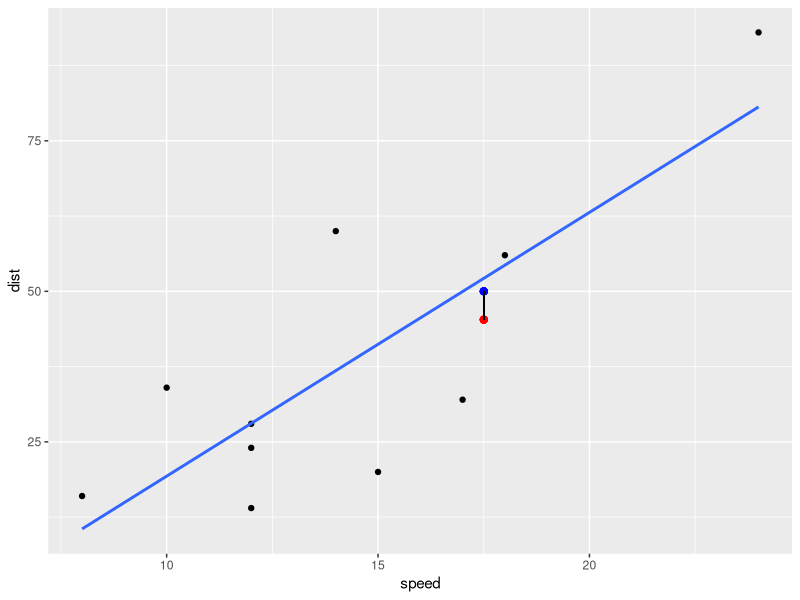
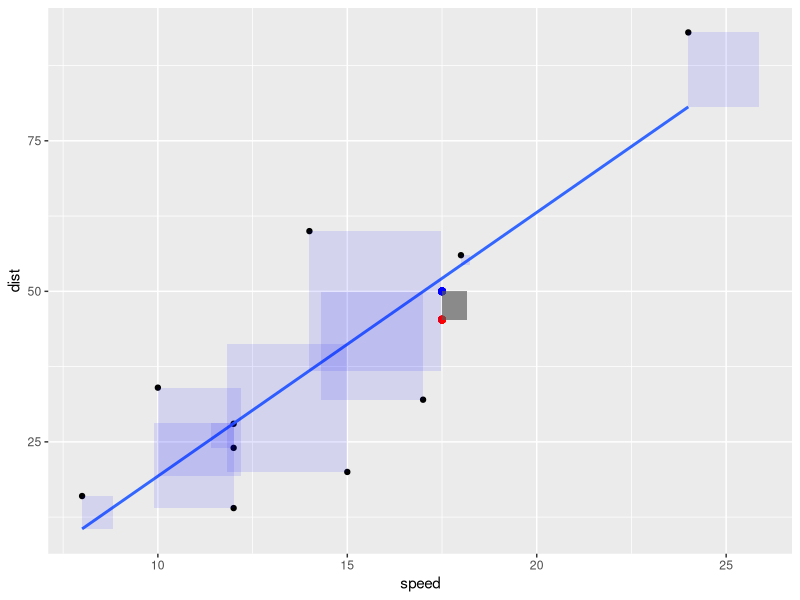

R code for these plots, in order:
## ---- chunk 1
cars2 <- cars[sample(1:50, 10), ]
View(cars2)

library(tidyverse)

carslm <- lm(dist ~ speed, data=cars2)
summary(carslm)
predict(carslm, data.frame(speed=17.5))

ggplot(cars2, aes(x=speed, y=dist)) + 
  geom_point() + 
  geom_smooth(method="lm", se=F, formula=y~x) + 
  geom_point(aes(x=17.5, y=45.297), color="red", cex=2) + 
  geom_point(aes(x=17.5, y=50), color="blue", cex=2) + 
  geom_segment(aes(x=17.5, xend=17.5, y=45.297, yend=50))

ggplot(cars2, aes(x=speed, y=dist)) + 
  geom_point() + 
  geom_smooth(method="lm", se=F, formula=y~x) + 
  geom_point(aes(x=17.5, y=45.297), color="red", cex=2) + 
  geom_point(aes(x=17.5, y=50), color="blue", cex=2) + 
  geom_rect(aes(xmin=17.5, xmax=17.5+.65, ymin=45.297, ymax=50), alpha=0.1) + 
  geom_rect(aes(xmin=speed, xmax=speed+carslm$residuals*.15, ymin=dist, ymax=carslm$fitted.values), alpha=0.1, fill="blue")


